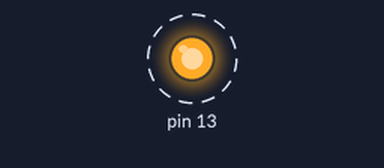
This sketch was run on a simulated Arduino Uno, built with avr-gcc and run on an emulated ATmega328P. On the bench: output pins drawn as LEDs (lit = HIGH). Dashed ring = blinking. What the sketch prints to the serial monitor is not drawn.

Above: at 0.5 s.
Timing chart, 0 to 4.6 s (numbered marks = the images above):
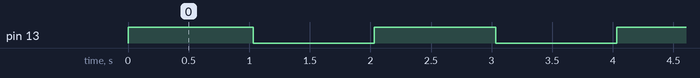

The sketch:

Code05.ino
```cpp
// Lab 10 - Code 05: Memory-Mapped I/O — Raw Address Access
// Board: Arduino Uno
//
// Three ways to turn Pin 13 ON — all produce identical results.
// Uncomment ONE setup block at a time and compare.

#include <avr/io.h>

// Raw pointer to DDRB and PORTB memory addresses
volatile uint8_t* DDRB_PTR  = (volatile uint8_t*) 0x24;
volatile uint8_t* PORTB_PTR = (volatile uint8_t*) 0x25;
volatile uint8_t* PINB_PTR  = (volatile uint8_t*) 0x23;

void setup() {
    Serial.begin(9600);

    // ── WAY 1: Arduino function ───────────────────────────
    // pinMode(13, OUTPUT);

    // ── WAY 2: Register name ──────────────────────────────
    // DDRB |= (1 << PB5);

    // ── WAY 3: Raw memory address ─────────────────────────
    *DDRB_PTR |= (1 << 5);

    Serial.println("Memory-Mapped I/O Demo");
    Serial.println("Writing to address 0x25 controls Pin 13.");
}

void loop() {
    // ── WAY 1 ─────────────────────────────────────────────
    // digitalWrite(13, HIGH);
    // delay(1000);
    // digitalWrite(13, LOW);
    // delay(1000);

    // ── WAY 2 ─────────────────────────────────────────────
    // PORTB |=  (1 << PB5);
    // delay(1000);
    // PORTB &= ~(1 << PB5);
    // delay(1000);

    // ── WAY 3 ─────────────────────────────────────────────
    *PORTB_PTR |= (1 << 5);
    Serial.print("PORTB value (ON):  0b");
    Serial.println(*PORTB_PTR, BIN);
    delay(1000);

    *PORTB_PTR &= ~(1 << 5);
    Serial.print("PORTB value (OFF): 0b");
    Serial.println(*PORTB_PTR, BIN);

    Serial.print("Actual pin state (PINB bit 5): ");
    Serial.println((*PINB_PTR >> 5) & 0x01);
    Serial.println("---");
    delay(1000);
}
```

Measured:
- by itself, pin 13: alternates HIGH for 1.0 s and LOW for 1.0 s
